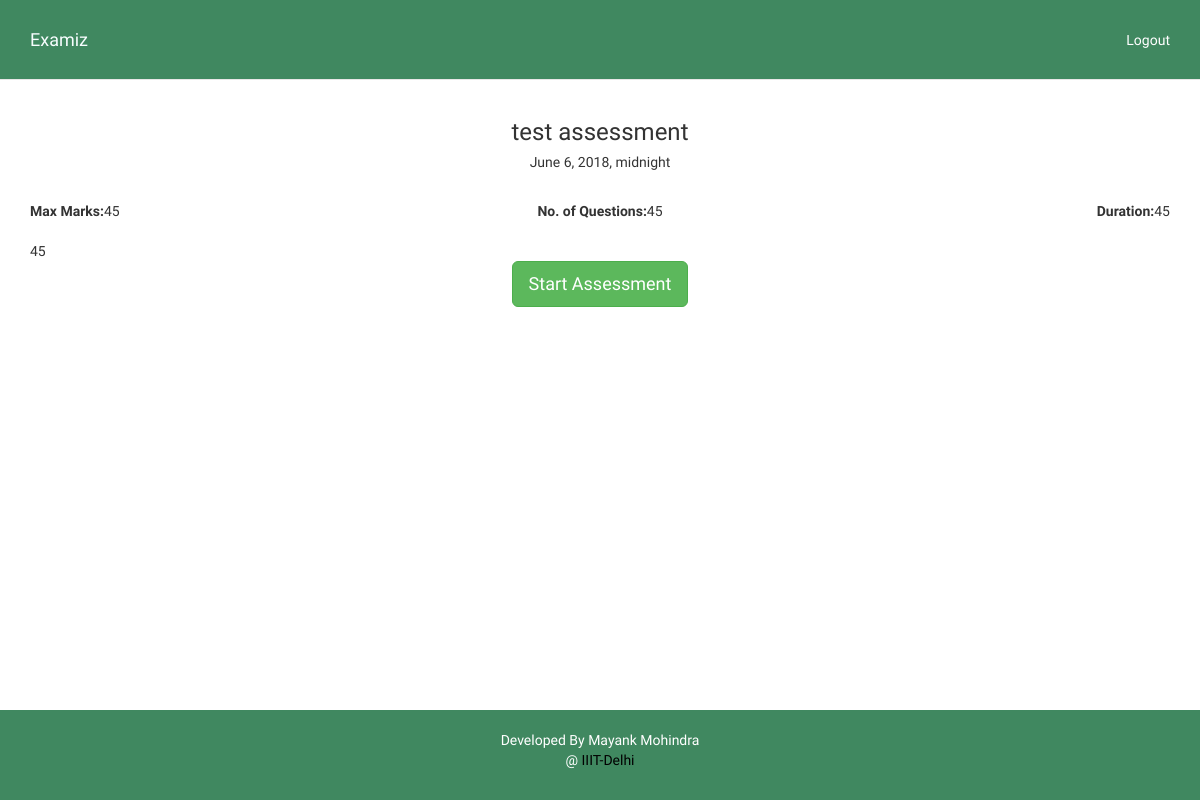
The app's page /assessment_detail/1/ with its own data.
### quiz/models.py (models this page shows, shortened)
class Assessment(models.Model):
	name=models.CharField(max_length=250, blank=False)
	date=models.DateTimeField(blank=False)
	max_marks=models.IntegerField(null=False)
	no_of_questions=models.IntegerField(null=False)
	duration=models.IntegerField(null=False)
	description=models.CharField(max_length=2000, blank=True)

### quiz/views.py (the view)
# urls.py: url(r'^assessment_detail/(?P<assessment_no>\d+)/$',views.assessment_detail, name='assessment_detail'),
def assessment_detail(request, assessment_no):
	assessment=get_object_or_404(Assessment, pk=assessment_no)
	context={
		'assessment':assessment,
	}
	return render(request, 'quiz/assessment_detail.html',context)

### quiz/templates/quiz/assessment_detail.html (shortened to what this page needs)
{% extends 'quiz/base.html' %}
{% load staticfiles %}
{% block body %}
<div class="container">
	<center>
		<h3>{{assessment.name}}</h3>
		<h5>{{assessment.date}}</h5>
	</center>
	<br>
	<div class="row">
		<div class="col-sm-4"><b>Max Marks:</b>{{assessment.max_marks}}</div>
		<div class="col-sm-4"><center><b>No. of Questions:</b>{{assessment.no_of_questions}}</center></div>
		<div class="col-sm-4"><div class="pull-right"><b>Duration:</b>{{assessment.duration}}</div></div>
	</div>
	<br>
	{{ assessment.description }}
	<br>
	<center>
		<a href="{% url 'quiz:assessment_start' assessment.pk %}" class="btn btn-lg btn-success">Start Assessment</a>
	</center>
</div>
{% endblock %}

### quiz/static/quiz/css/base.css (style rules this page uses)
html { position: relative; min-height: 100%; }
body { font-family: 'Raleway', sans-serif; margin-bottom: 60px; }

### records on screen
Assessment: name "test assessment", date "June 6, 2018, midnight", max_marks "45", no_of_questions "45", duration "45", description "45"
